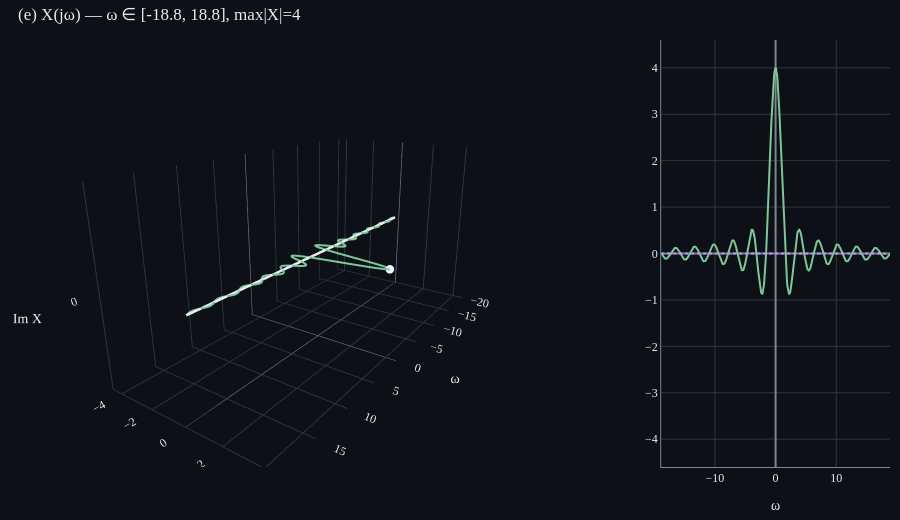

Write notebook code for a chart like this one.
### Markdown cell above
## Phase 3 — 두 항을 합치면 sinc

지금까지:
- chord = 2sin(ωW) — Phase 1
- 적분값의 크기 = chord / ω = 2sin(ωW)/ω — Phase 2

이게 정확히 X(jω). ftvis.SpectrumPlot으로 ω 전 범위에서 직접 그려 모양을 확인.

### Code cell
sig = signals.rect(width=2*W)   # signals.rect의 width는 *전체 폭*. 반폭 W=2 → width=4
analyzer = FourierAnalyzer(sig, t_min=-W-1, t_max=W+1, n_samples=4000)

omegas, X = analyzer.spectrum(omega_min=-6*np.pi, omega_max=6*np.pi, n_omega=601)

panel = SpectrumPlot(view='re_im', show_inset=True)
panel.show_spectrum(omegas, X)
panel.figure.show()

# 분석적 비교
X_analytic = 2 * np.sin(omegas * W) / np.where(np.abs(omegas) < 1e-9, 1.0, omegas)
X_analytic = np.where(np.abs(omegas) < 1e-9, 2*W, X_analytic)
err = float(np.max(np.abs(X - X_analytic)))
print(f'max|X_numerical - 2sin(ωW)/ω| = {err:.2e}')
print(f'X(0) = {X[np.argmin(np.abs(omegas))].real:.4f}  (expect 2W = {2*W})')
print(f'first zero at ω = π/W = {np.pi/W:.4f}, X(π/W) ≈ {complex(X[np.argmin(np.abs(omegas - np.pi/W))]):.4f}')

### Figure 1 — Plotly figure (JSON) as saved in the notebook; plotly's stock layout.template omitted (floating-point values rounded to 4 significant figures; data arrays with more than 128 entries replaced by an {"elided": "..."} marker saying what was removed)
{"data": [{"line": {"color": "#e6edf3", "width": 5}, "mode": "lines", "name": "t-axis", "opacity": 1, "scene": "scene", "showlegend": false, "type": "scatter3d", "x": [-18.85, 18.85], "y": [0, 0], "z": [0, 0]}, {"line": {"color": "#7ec699", "width": 4}, "mode": "lines", "name": "X(jω)", "type": "scatter3d", "x": {"elided": "601 float values"}, "y": {"elided": "601 float values"}, "z": {"elided": "601 float values"}}, {"marker": {"color": "#f0f6fc", "size": 5}, "mode": "markers", "name": "ω=0", "type": "scatter3d", "x": [0], "y": [4], "z": [0]}, {"line": {"color": "#7ec699", "width": 2}, "mode": "lines", "name": "Re X", "type": "scatter", "x": {"elided": "601 float values"}, "xaxis": "x", "y": {"elided": "601 float values"}, "yaxis": "y"}, {"line": {"color": "#bf91f3", "dash": "dot", "width": 2}, "mode": "lines", "name": "Im X", "type": "scatter", "x": {"elided": "601 float values"}, "xaxis": "x", "y": {"elided": "601 float values"}, "yaxis": "y"}], "layout": {"font": {"color": "#e6edf3", "family": "serif", "size": 12}, "height": 520, "margin": {"b": 10, "l": 10, "r": 10, "t": 40}, "paper_bgcolor": "#0d1117", "plot_bgcolor": "#0d1117", "scene": {"aspectmode": "manual", "aspectratio": {"x": 2, "y": 1, "z": 1}, "camera": {"eye": {"x": 2.2, "y": 1.5, "z": 0.9}}, "domain": {"x": [0, 0.7], "y": [0, 1]}, "xaxis": {"backgroundcolor": "#0d1117", "color": "#e6edf3", "gridcolor": "#30363d", "showbackground": true, "title": {"text": "ω"}, "zerolinecolor": "#7d8590"}, "yaxis": {"backgroundcolor": "#0d1117", "color": "#e6edf3", "gridcolor": "#30363d", "range": [-4.6, 4.6], "showbackground": true, "title": {"text": "Re X"}, "zerolinecolor": "#7d8590"}, "zaxis": {"backgroundcolor": "#0d1117", "color": "#e6edf3", "gridcolor": "#30363d", "range": [-4.6, 4.6], "showbackground": true, "title": {"text": "Im X"}, "zerolinecolor": "#7d8590"}}, "showlegend": false, "title": {"font": {"color": "#e6edf3"}, "text": "(e) X(jω) — ω ∈ [-18.8, 18.8], max|X|=4", "x": 0.02, "xanchor": "left"}, "xaxis": {"anchor": "y", "color": "#e6edf3", "domain": [0.74, 1], "gridcolor": "#30363d", "linecolor": "#7d8590", "showgrid": true, "title": {"text": "ω"}, "zeroline": true, "zerolinecolor": "#7d8590"}, "yaxis": {"anchor": "x", "color": "#e6edf3", "domain": [0, 1], "gridcolor": "#30363d", "linecolor": "#7d8590", "range": [-4.6, 4.6], "showgrid": true, "title": {"text": ""}, "zeroline": true, "zerolinecolor": "#7d8590"}}}
